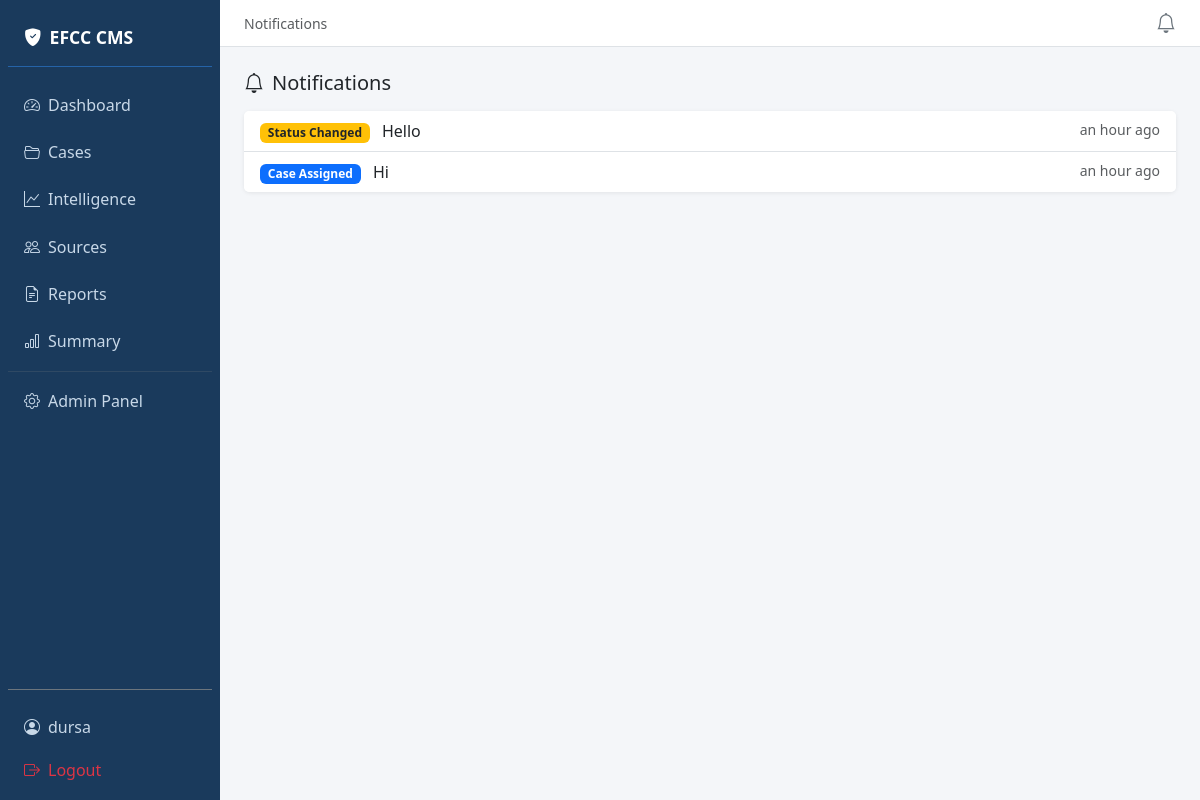
/notifications/ (signed in), run on an earlier commit of the app's database.
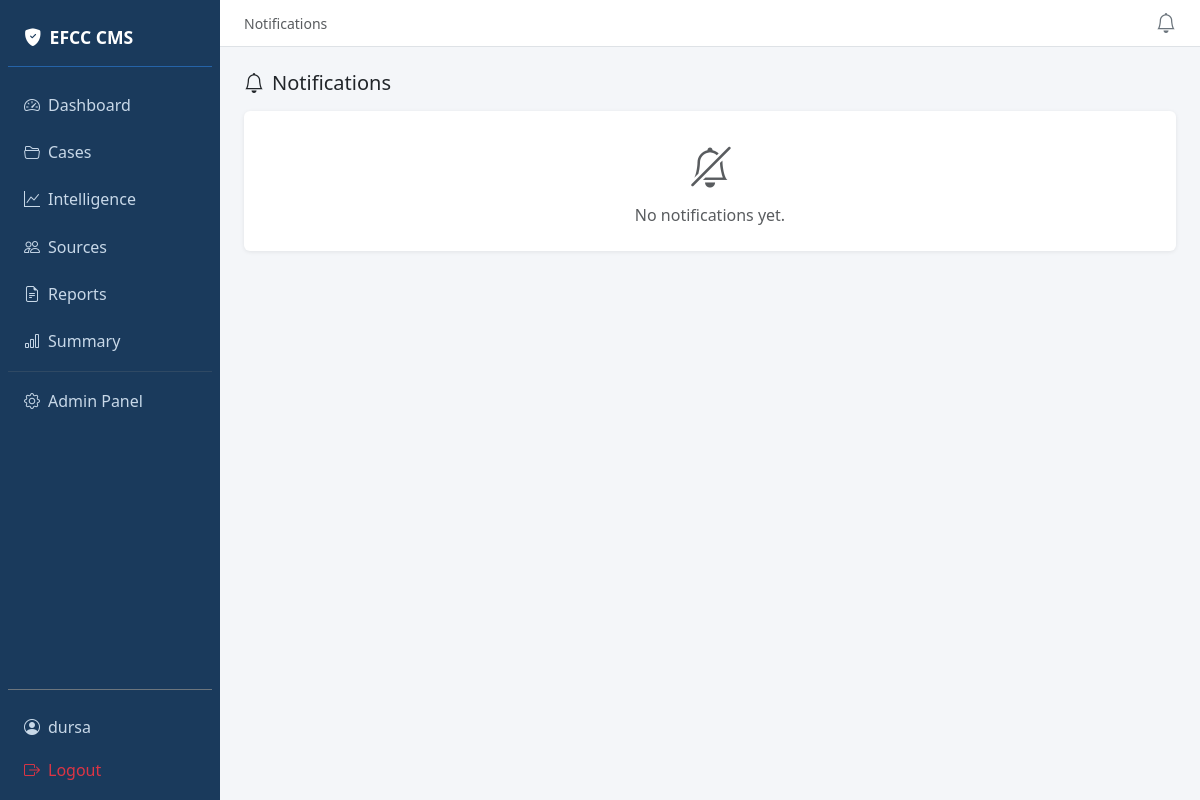
And on a later commit of the database.
### core/models.py (models this page shows, shortened)
class Notification(models.Model):
    NOTIF_TYPE_CHOICES = (
        ('case_assigned', 'Case Assigned'),
        ('status_changed', 'Status Changed'),
        ('comment_added', 'Comment Added'),
        ('deadline_due', 'Deadline Due'),
        ('evidence_uploaded', 'Evidence Uploaded'),
    )
    recipient = models.ForeignKey(settings.AUTH_USER_MODEL, on_delete=models.CASCADE, related_name='notifications')
    notif_type = models.CharField(max_length=30, choices=NOTIF_TYPE_CHOICES)
    message = models.TextField()
    case = models.ForeignKey(Case, on_delete=models.CASCADE, null=True, blank=True)
    is_read = models.BooleanField(default=False)
    created_at = models.DateTimeField(auto_now_add=True)
    class Meta:
        ordering = ['-created_at']

### core/views.py (the view)
# urls.py: path('notifications/', views.notifications, name='notifications'),
@login_required
def notifications(request):
    notifs = Notification.objects.filter(recipient=request.user).select_related('case')
    notifs.filter(is_read=False).update(is_read=True)
    return render(request, 'notifications.html', {'notifications': notifs})

### templates/notifications.html (shortened to what this page needs)
{% extends 'base.html' %}
{% load humanize %}
{% block page_title %}Notifications{% endblock %}
{% block content %}
<div class="d-flex justify-content-between align-items-center mb-3">
    <h5 class="mb-0"><i class="bi bi-bell me-2"></i>Notifications</h5>
</div>
<div class="card">
    {% if notifications %}
    <ul class="list-group list-group-flush">
        {% for notif in notifications %}
        <li class="list-group-item {% if not notif.is_read %}bg-light{% endif %}">
            <div class="d-flex justify-content-between align-items-start">
                <div>
                    <span class="badge bg-{% if notif.notif_type == 'case_assigned' %}primary{% elif notif.notif_type == 'status_changed' %}warning text-dark{% elif notif.notif_type == 'comment_added' %}info text-dark{% elif notif.notif_type == 'deadline_due' %}danger{% else %}secondary{% endif %} me-2">
                        {{ notif.get_notif_type_display }}
                    </span>
                    {{ notif.message }}
                </div>
                <span class="text-muted small text-nowrap ms-3">{{ notif.created_at|naturaltime }}</span>
            </div>
        </li>
        {% endfor %}
    </ul>
    {% else %}
    <div class="p-4 text-center text-muted">
        <i class="bi bi-bell-slash fs-1 d-block mb-2"></i>
        No notifications yet.
    </div>
    {% endif %}
</div>
{% endblock %}

What changed in the data, as far as the page shows it:
removed Notification: notif_type "Status Changed", message "Hello", created_at "an hour ago"
removed Notification: notif_type "Case Assigned", message "Hi", created_at "an hour ago"
Also different on the page:
text now shown: "No notifications yet."
